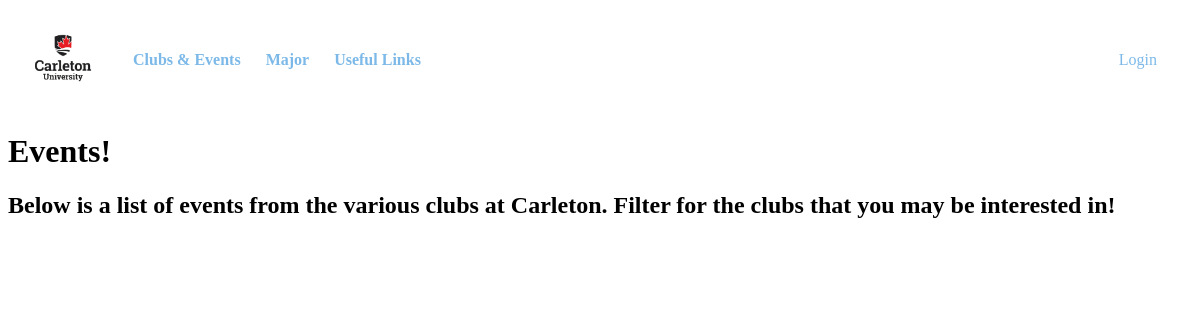
/club-events/, run on an earlier commit of the app's database.
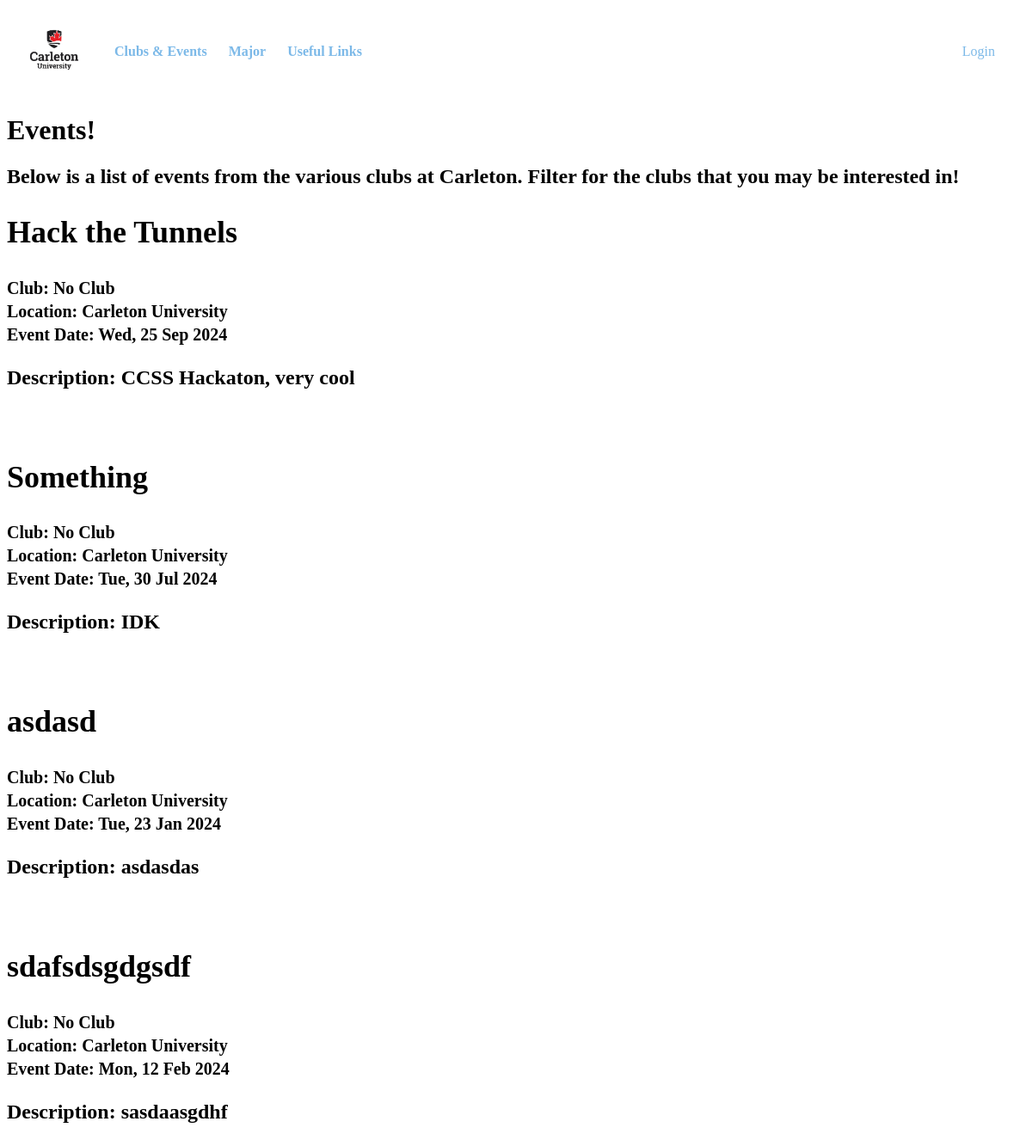
And on a later commit of the database.
### base/models.py (models this page shows, shortened)
class Event(models.Model):
    name = models.CharField(max_length=100, unique=False)
    description = models.TextField()
    clubName = models.CharField(max_length=100, unique=False, default="No Club")
    location = models.CharField(max_length=100, unique=False, default="Carleton University")
    date = models.DateField()

### base/views.py (the view)
# urls.py: path('club-events/', views.clubsEvents, name="clubEvents"),
def clubsEvents(request):
    Events = Event.objects.all()
    context = {'events': Events}
    return render(request, 'base/clubEvents.html', context)

### base/templates/base/clubEvents.html (shortened to what this page needs)
{% extends 'main.html' %}
{% block content %}
<h1> Events! </h1>
<h2> Below is a list of events from the various clubs at Carleton. Filter for the clubs that you may be interested in! <h2>
<div>
    <p>
        {% for event in events %}
        <div>
            <h2>{{ event.name }}</h2>
            <small>Club: {{ event.clubName }}</small><br>
            <small>Location: {{event.location}}</small><br>
            <small>Event Date: {{ event.date|date:"D, d M Y" }}</small>
            <p>Description: {{ event.description }}</p>
            <br>
        </div>
        {% endfor %}
    </p>
</div>
{% endblock content %}

### templates/main.html (shortened to what this page needs)
<!DOCTYPE html>
{% load static%}
<html>
<head>
    <link rel="stylesheet" href="{% static 'styles/majors.css' %}">
</head>
<body>
    {% include 'NavBar.html' %}
    {% block content %}
    {% endblock content%}
</body>
</html>

### templates/NavBar.html (shortened to what this page needs)
{% load static %}
<div class="nav" overflow="hidden">
    <a href="/">
        <img src="{% static 'images/Carleton-logo.jpg'%}" alt="logo" class="logo">
    </a>
    <a href="/club-events">
        <h4>Clubs &amp; Events</h4>
    </a>
    <a href="/major">
        <h4>Major</h4>
    </a>
    <a href="/useful-links">
        <h4>Useful Links</h4>
    </a>
    <div class="auth-links">
        {% if request.user.is_authenticated %}
        <span>Hello</span>
        <span style="text-transform:uppercase">{{ request.user }}</span>
        <a href="{% url 'logout' %}">Logout</a>
        {% else %}
        <a href="{% url 'login' %}">Login</a>
        {% endif %}
    </div>
</div>

### templates/NavBar.html (style rules this page uses)
.nav { display: flex; align-items: center; background-color: white; padding: 10px; }
.nav a { text-decoration: none; color: #7CB9E8; margin-right: 25px; }
.logo { height: 80px; width: auto; margin-right: 0px; }
.auth-links { margin-left: auto; display: flex; align-items: center; }
.auth-links a { text-decoration: none; color: #7CB9E8; margin-left: 25px; }

What changed in the data, as far as the page shows it:
added Event: name "Hack the Tunnels", clubName "No Club", location "Carleton University", date "Wed, 25 Sep 2024", description "CCSS Hackaton, very cool"
added Event: name "Something", clubName "No Club", location "Carleton University", date "Tue, 30 Jul 2024", description "IDK"
added Event: name "asdasd", clubName "No Club", location "Carleton University", date "Tue, 23 Jan 2024", description "asdasdas"
added Event: name "sdafsdsgdgsdf", clubName "No Club", location "Carleton University", date "Mon, 12 Feb 2024", description "sasdaasgdhf"
